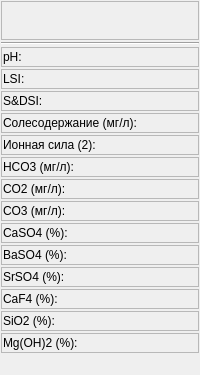
                 <widget class="QFrame" name="frame_15">
                  <property name="sizePolicy">
                   <sizepolicy hsizetype="Expanding" vsizetype="Preferred">
                    <horstretch>0</horstretch>
                    <verstretch>0</verstretch>
                   </sizepolicy>
                  </property>
                  <property name="frameShape">
                   <enum>QFrame::NoFrame</enum>
                  </property>
                  <property name="frameShadow">
                   <enum>QFrame::Raised</enum>
                  </property>
                  <layout class="QVBoxLayout" name="verticalLayout_10">
                   <property name="spacing">
                    <number>2</number>
                   </property>
                   <property name="leftMargin">
                    <number>1</number>
                   </property>
                   <property name="topMargin">
                    <number>1</number>
                   </property>
                   <property name="rightMargin">
                    <number>1</number>
                   </property>
                   <property name="bottomMargin">
                    <number>1</number>
                   </property>
                   <item>
                    <widget class="QFrame" name="fr_column_0_12">
                     <property name="sizePolicy">
                      <sizepolicy hsizetype="Expanding" vsizetype="Fixed">
                       <horstretch>0</horstretch>
                       <verstretch>0</verstretch>
                      </sizepolicy>
                     </property>
                     <property name="minimumSize">
                      <size>
                       <width>100</width>
                       <height>35</height>
                      </size>
                     </property>
                     <property name="maximumSize">
                      <size>
                       <width>16777215</width>
                       <height>999</height>
                      </size>
                     </property>
                     <property name="frameShape">
                      <enum>QFrame::StyledPanel</enum>
                     </property>
                     <property name="frameShadow">
                      <enum>QFrame::Raised</enum>
                     </property>
                     <layout class="QHBoxLayout" name="horizontalLayout_70">
                      <property name="spacing">
                       <number>1</number>
                      </property>
                      <property name="leftMargin">
                       <number>1</number>
                      </property>
                      <property name="topMargin">
                       <number>1</number>
                      </property>
                      <property name="rightMargin">
                       <number>1</number>
                      </property>
                      <property name="bottomMargin">
                       <number>1</number>
                      </property>
                      <item>
                       <widget class="QLabel" name="label_16">
                        <property name="sizePolicy">
                         <sizepolicy hsizetype="Expanding" vsizetype="Preferred">
                          <horstretch>0</horstretch>
                          <verstretch>0</verstretch>
                         </sizepolicy>
                        </property>
                        <property name="minimumSize">
                         <size>
                          <width>100</width>
                          <height>35</height>
                         </size>
                        </property>
                        <property name="font">
                         <font>
                          <pointsize>10</pointsize>
                          <weight>75</weight>
                          <italic>true</italic>
                          <bold>true</bold>
                         </font>
                        </property>
                        <property name="text">
                         <string/>
                        </property>
                       </widget>
                      </item>
                     </layout>
                    </widget>
                   </item>
                   <item>
                    <widget class="Line" name="line_5">
                     <property name="orientation">
                      <enum>Qt::Horizontal</enum>
                     </property>
                    </widget>
                   </item>
                   <item>
                    <widget class="QFrame" name="fr_column_1_28">
                     <property name="frameShape">
                      <enum>QFrame::StyledPanel</enum>
                     </property>
                     <property name="frameShadow">
                      <enum>QFrame::Raised</enum>
                     </property>
                     <layout class="QHBoxLayout" name="horizontalLayout_71">
                      <property name="spacing">
                       <number>1</number>
                      </property>
                      <property name="leftMargin">
                       <number>1</number>
                      </property>
                      <property name="topMargin">
                       <number>1</number>
                      </property>
                      <property name="rightMargin">
                       <number>1</number>
                      </property>
                      <property name="bottomMargin">
                       <number>1</number>
                      </property>
                      <item>
                       <widget class="QLabel" name="la_elem_block_1_0_page_1">
                        <property name="minimumSize">
                         <size>
                          <width>100</width>
                          <height>16</height>
                         </size>
                        </property>
                        <property name="maximumSize">
                         <size>
                          <width>16777215</width>
                          <height>16</height>
                         </size>
                        </property>
                        <property name="text">
                         <string>pH:</string>
                        </property>
                       </widget>
                      </item>
                     </layout>
                    </widget>
                   </item>
                   <item>
                    <widget class="QFrame" name="la_blok_1_name_3">
                     <property name="frameShape">
                      <enum>QFrame::StyledPanel</enum>
                     </property>
                     <property name="frameShadow">
                      <enum>QFrame::Raised</enum>
                     </property>
                     <layout class="QHBoxLayout" name="horizontalLayout_72">
                      <property name="spacing">
                       <number>1</number>
                      </property>
                      <property name="leftMargin">
                       <number>1</number>
                      </property>
                      <property name="topMargin">
                       <number>1</number>
                      </property>
                      <property name="rightMargin">
                       <number>1</number>
                      </property>
                      <property name="bottomMargin">
                       <number>1</number>
                      </property>
                      <item>
                       <widget class="QLabel" name="la_elem_block_1_1_page_1">
                        <property name="minimumSize">
                         <size>
                          <width>100</width>
                          <height>16</height>
                         </size>
                        </property>
                        <property name="maximumSize">
                         <size>
                          <width>16777215</width>
                          <height>16</height>
                         </size>
                        </property>
                        <property name="text">
                         <string>LSI:</string>
                        </property>
                       </widget>
                      </item>
                     </layout>
                    </widget>
                   </item>
                   <item>
                    <widget class="QFrame" name="fr_column_1_51">
                     <property name="frameShape">
                      <enum>QFrame::StyledPanel</enum>
                     </property>
                     <property name="frameShadow">
                      <enum>QFrame::Raised</enum>
                     </property>
                     <layout class="QHBoxLayout" name="horizontalLayout_73">
                      <property name="spacing">
                       <number>1</number>
                      </property>
                      <property name="leftMargin">
                       <number>1</number>
                      </property>
                      <property name="topMargin">
                       <number>1</number>
                      </property>
                      <property name="rightMargin">
                       <number>1</number>
                      </property>
                      <property name="bottomMargin">
                       <number>1</number>
                      </property>
                      <item>
                       <widget class="QLabel" name="la_elem_block_1_2_page_1">
                        <property name="minimumSize">
                         <size>
                          <width>100</width>
                          <height>16</height>
                         </size>
                        </property>
                        <property name="maximumSize">
                         <size>
                          <width>16777215</width>
                          <height>16</height>
                         </size>
                        </property>
                        <property name="text">
                         <string>S&amp;DSI:</string>
                        </property>
                       </widget>
                      </item>
                     </layout>
                    </widget>
                   </item>
                   <item>
                    <widget class="QFrame" name="fr_column_1_52">
                     <property name="frameShape">
                      <enum>QFrame::StyledPanel</enum>
                     </property>
                     <property name="frameShadow">
                      <enum>QFrame::Raised</enum>
                     </property>
                     <layout class="QHBoxLayout" name="horizontalLayout_74">
                      <property name="spacing">
                       <number>1</number>
                      </property>
                      <property name="leftMargin">
                       <number>1</number>
                      </property>
                      <property name="topMargin">
                       <number>1</number>
                      </property>
                      <property name="rightMargin">
                       <number>1</number>
                      </property>
                      <property name="bottomMargin">
                       <number>1</number>
                      </property>
                      <item>
                       <widget class="QLabel" name="la_elem_block_1_3_page_1">
                        <property name="minimumSize">
                         <size>
                          <width>100</width>
                          <height>16</height>
                         </size>
                        </property>
                        <property name="maximumSize">
                         <size>
                          <width>16777215</width>
                          <height>16</height>
                         </size>
                        </property>
                        <property name="text">
                         <string>Солесодержание (мг/л):</string>
                        </property>
                       </widget>
                      </item>
                     </layout>
                    </widget>
                   </item>
                   <item>
                    <widget class="QFrame" name="fr_column_1_53">
                     <property name="frameShape">
                      <enum>QFrame::StyledPanel</enum>
                     </property>
                     <property name="frameShadow">
                      <enum>QFrame::Raised</enum>
                     </property>
                     <layout class="QHBoxLayout" name="horizontalLayout_75">
                      <property name="spacing">
                       <number>1</number>
                      </property>
                      <property name="leftMargin">
                       <number>1</number>
                      </property>
                      <property name="topMargin">
                       <number>1</number>
                      </property>
                      <property name="rightMargin">
                       <number>1</number>
                      </property>
                      <property name="bottomMargin">
                       <number>1</number>
                      </property>
                      <item>
                       <widget class="QLabel" name="la_elem_block_1_4_page_1">
                        <property name="minimumSize">
                         <size>
                          <width>100</width>
                          <height>16</height>
                         </size>
                        </property>
                        <property name="maximumSize">
                         <size>
                          <width>16777215</width>
                          <height>16</height>
                         </size>
                        </property>
                        <property name="text">
                         <string>Ионная сила (2):</string>
                        </property>
                       </widget>
                      </item>
                     </layout>
                    </widget>
                   </item>
                   <item>
                    <widget class="QFrame" name="fr_column_1_72">
                     <property name="frameShape">
                      <enum>QFrame::StyledPanel</enum>
                     </property>
                     <property name="frameShadow">
                      <enum>QFrame::Raised</enum>
                     </property>
                     <layout class="QHBoxLayout" name="horizontalLayout_76">
                      <property name="spacing">
                       <number>1</number>
                      </property>
                      <property name="leftMargin">
                       <number>1</number>
                      </property>
                      <property name="topMargin">
                       <number>1</number>
                      </property>
                      <property name="rightMargin">
                       <number>1</number>
                      </property>
                      <property name="bottomMargin">
                       <number>1</number>
                      </property>
                      <item>
                       <widget class="QLabel" name="la_elem_block_1_5_page_1">
                        <property name="minimumSize">
                         <size>
                          <width>100</width>
                          <height>16</height>
                         </size>
                        </property>
                        <property name="maximumSize">
                         <size>
                          <width>16777215</width>
                          <height>16</height>
                         </size>
                        </property>
                        <property name="text">
                         <string>HCO3 (мг/л):</string>
                        </property>
                       </widget>
                      </item>
                     </layout>
                    </widget>
                   </item>
                   <item>
                    <widget class="QFrame" name="fr_column_1_73">
                     <property name="frameShape">
                      <enum>QFrame::StyledPanel</enum>
                     </property>
                     <property name="frameShadow">
                      <enum>QFrame::Raised</enum>
                     </property>
                     <layout class="QHBoxLayout" name="horizontalLayout_77">
                      <property name="spacing">
                       <number>1</number>
                      </property>
                      <property name="leftMargin">
                       <number>1</number>
                      </property>
                      <property name="topMargin">
                       <number>1</number>
                      </property>
                      <property name="rightMargin">
                       <number>1</number>
                      </property>
                      <property name="bottomMargin">
                       <number>1</number>
                      </property>
                      <item>
                       <widget class="QLabel" name="la_elem_block_1_6_page_1">
                        <property name="minimumSize">
                         <size>
                          <width>100</width>
                          <height>16</height>
                         </size>
                        </property>
                        <property name="maximumSize">
                         <size>
                          <width>16777215</width>
                          <height>16</height>
                         </size>
                        </property>
                        <property name="text">
                         <string>CO2 (мг/л):</string>
                        </property>
                       </widget>
                      </item>
                     </layout>
                    </widget>
                   </item>
                   <item>
                    <widget class="QFrame" name="fr_column_1_74">
                     <property name="frameShape">
                      <enum>QFrame::StyledPanel</enum>
                     </property>
                     <property name="frameShadow">
                      <enum>QFrame::Raised</enum>
                     </property>
                     <layout class="QHBoxLayout" name="horizontalLayout_78">
                      <property name="spacing">
                       <number>1</number>
                      </property>
                      <property name="leftMargin">
                       <number>1</number>
                      </property>
                      <property name="topMargin">
                       <number>1</number>
                      </property>
                      <property name="rightMargin">
                       <number>1</number>
                      </property>
                      <property name="bottomMargin">
                       <number>1</number>
                      </property>
                      <item>
                       <widget class="QLabel" name="la_elem_block_1_7_page_1">
                        <property name="minimumSize">
                         <size>
                          <width>100</width>
                          <height>16</height>
                         </size>
                        </property>
                        <property name="maximumSize">
                         <size>
                          <width>16777215</width>
                          <height>16</height>
                         </size>
                        </property>
                        <property name="text">
                         <string>CO3 (мг/л):</string>
                        </property>
                       </widget>
                      </item>
                     </layout>
                    </widget>
                   </item>
                   <item>
                    <widget class="QFrame" name="fr_column_1_75">
                     <property name="frameShape">
                      <enum>QFrame::StyledPanel</enum>
                     </property>
                     <property name="frameShadow">
                      <enum>QFrame::Raised</enum>
                     </property>
                     <layout class="QHBoxLayout" name="horizontalLayout_104">
                      <property name="spacing">
                       <number>1</number>
                      </property>
                      <property name="leftMargin">
                       <number>1</number>
                      </property>
                      <property name="topMargin">
                       <number>1</number>
                      </property>
                      <property name="rightMargin">
                       <number>1</number>
                      </property>
                      <property name="bottomMargin">
                       <number>1</number>
                      </property>
                      <item>
                       <widget class="QLabel" name="la_elem_block_1_8_page_1">
                        <property name="minimumSize">
                         <size>
                          <width>100</width>
                          <height>16</height>
                         </size>
                        </property>
                        <property name="maximumSize">
                         <size>
                          <width>16777215</width>
                          <height>16</height>
                         </size>
                        </property>
                        <property name="font">
                         <font>
                          <weight>50</weight>
                          <bold>false</bold>
                         </font>
                        </property>
                        <property name="text">
                         <string>CaSO4 (%):</string>
                        </property>
                       </widget>
                      </item>
                     </layout>
                    </widget>
                   </item>
                   <item>
                    <widget class="QFrame" name="fr_column_1_76">
                     <property name="frameShape">
                      <enum>QFrame::StyledPanel</enum>
                     </property>
                     <property name="frameShadow">
                      <enum>QFrame::Raised</enum>
                     </property>
                     <layout class="QHBoxLayout" name="horizontalLayout_105">
                      <property name="spacing">
                       <number>1</number>
                      </property>
                      <property name="leftMargin">
                       <number>1</number>
                      </property>
                      <property name="topMargin">
                       <number>1</number>
                      </property>
                      <property name="rightMargin">
                       <number>1</number>
                      </property>
                      <property name="bottomMargin">
                       <number>1</number>
                      </property>
                      <item>
                       <widget class="QLabel" name="la_elem_block_1_9_page_1">
                        <property name="minimumSize">
                         <size>
                          <width>100</width>
                          <height>16</height>
                         </size>
                        </property>
                        <property name="maximumSize">
                         <size>
                          <width>16777215</width>
                          <height>16</height>
                         </size>
                        </property>
                        <property name="font">
                         <font>
                          <weight>50</weight>
                          <bold>false</bold>
                         </font>
                        </property>
                        <property name="text">
                         <string>BaSO4 (%):</string>
                        </property>
                       </widget>
                      </item>
                     </layout>
                    </widget>
                   </item>
                   <item>
                    <widget class="QFrame" name="fr_column_1_77">
                     <property name="frameShape">
                      <enum>QFrame::StyledPanel</enum>
                     </property>
                     <property name="frameShadow">
                      <enum>QFrame::Raised</enum>
                     </property>
                     <layout class="QHBoxLayout" name="horizontalLayout_106">
                      <property name="spacing">
                       <number>1</number>
                      </property>
                      <property name="leftMargin">
                       <number>1</number>
                      </property>
                      <property name="topMargin">
                       <number>1</number>
                      </property>
                      <property name="rightMargin">
                       <number>1</number>
                      </property>
                      <property name="bottomMargin">
                       <number>1</number>
                      </property>
                      <item>
                       <widget class="QLabel" name="la_elem_block_1_10_page_1">
                        <property name="minimumSize">
                         <size>
                          <width>100</width>
                          <height>16</height>
                         </size>
                        </property>
                        <property name="maximumSize">
                         <size>
                          <width>16777215</width>
                          <height>16</height>
                         </size>
                        </property>
                        <property name="font">
                         <font>
                          <weight>50</weight>
                          <bold>false</bold>
                         </font>
                        </property>
                        <property name="text">
                         <string>SrSO4 (%):</string>
                        </property>
                       </widget>
                      </item>
                     </layout>
                    </widget>
                   </item>
                   <item>
                    <widget class="QFrame" name="fr_column_1_78">
                     <property name="frameShape">
                      <enum>QFrame::StyledPanel</enum>
                     </property>
                     <property name="frameShadow">
                      <enum>QFrame::Raised</enum>
                     </property>
                     <layout class="QHBoxLayout" name="horizontalLayout_107">
                      <property name="spacing">
                       <number>1</number>
                      </property>
                      <property name="leftMargin">
                       <number>1</number>
                      </property>
                      <property name="topMargin">
                       <number>1</number>
                      </property>
                      <property name="rightMargin">
                       <number>1</number>
                      </property>
                      <property name="bottomMargin">
                       <number>1</number>
                      </property>
                      <item>
                       <widget class="QLabel" name="la_elem_block_1_11_page_1">
                        <property name="minimumSize">
                         <size>
                          <width>100</width>
                          <height>16</height>
                         </size>
                        </property>
                        <property name="maximumSize">
                         <size>
                          <width>16777215</width>
                          <height>16</height>
                         </size>
                        </property>
                        <property name="font">
                         <font>
                          <weight>50</weight>
                          <bold>false</bold>
                         </font>
                        </property>
                        <property name="text">
                         <string>CaF4 (%):</string>
                        </property>
                       </widget>
                      </item>
                     </layout>
                    </widget>
                   </item>
                   <item>
                    <widget class="QFrame" name="fr_column_1_79">
                     <property name="frameShape">
                      <enum>QFrame::StyledPanel</enum>
                     </property>
                     <property name="frameShadow">
                      <enum>QFrame::Raised</enum>
                     </property>
                     <layout class="QHBoxLayout" name="horizontalLayout_108">
                      <property name="spacing">
                       <number>1</number>
                      </property>
                      <property name="leftMargin">
                       <number>1</number>
                      </property>
                      <property name="topMargin">
                       <number>1</number>
                      </property>
                      <property name="rightMargin">
                       <number>1</number>
                      </property>
                      <property name="bottomMargin">
                       <number>1</number>
                      </property>
                      <item>
                       <widget class="QLabel" name="la_elem_block_1_12_page_1">
                        <property name="minimumSize">
                         <size>
                          <width>100</width>
                          <height>16</height>
                         </size>
                        </property>
                        <property name="maximumSize">
                         <size>
                          <width>16777215</width>
                          <height>16</height>
                         </size>
                        </property>
                        <property name="font">
                         <font>
                          <weight>50</weight>
                          <bold>false</bold>
                         </font>
                        </property>
                        <property name="text">
                         <string>SiO2 (%):</string>
                        </property>
                       </widget>
                      </item>
                     </layout>
                    </widget>
                   </item>
                   <item>
                    <widget class="QFrame" name="fr_column_1_80">
                     <property name="frameShape">
                      <enum>QFrame::StyledPanel</enum>
                     </property>
                     <property name="frameShadow">
                      <enum>QFrame::Raised</enum>
                     </property>
                     <layout class="QHBoxLayout" name="horizontalLayout_109">
                      <property name="spacing">
                       <number>1</number>
                      </property>
                      <property name="leftMargin">
                       <number>1</number>
                      </property>
                      <property name="topMargin">
                       <number>1</number>
                      </property>
                      <property name="rightMargin">
                       <number>1</number>
                      </property>
                      <property name="bottomMargin">
                       <number>1</number>
                      </property>
                      <item>
                       <widget class="QLabel" name="la_elem_block_1_13_page_1">
                        <property name="minimumSize">
                         <size>
                          <width>100</width>
                          <height>16</height>
                         </size>
                        </property>
                        <property name="maximumSize">
                         <size>
                          <width>16777215</width>
                          <height>16</height>
                         </size>
                        </property>
                        <property name="font">
                         <font>
                          <weight>50</weight>
                          <bold>false</bold>
                         </font>
                        </property>
                        <property name="text">
                         <string>Mg(OH)2 (%):</string>
                        </property>
                       </widget>
                      </item>
                     </layout>
                    </widget>
                   </item>
                   <item>
                    <spacer name="verticalSpacer_7">
                     <property name="orientation">
                      <enum>Qt::Vertical</enum>
                     </property>
                     <property name="sizeHint" stdset="0">
                      <size>
                       <width>20</width>
                       <height>21</height>
                      </size>
                     </property>
                    </spacer>
                   </item>
                  </layout>
                 </widget>
